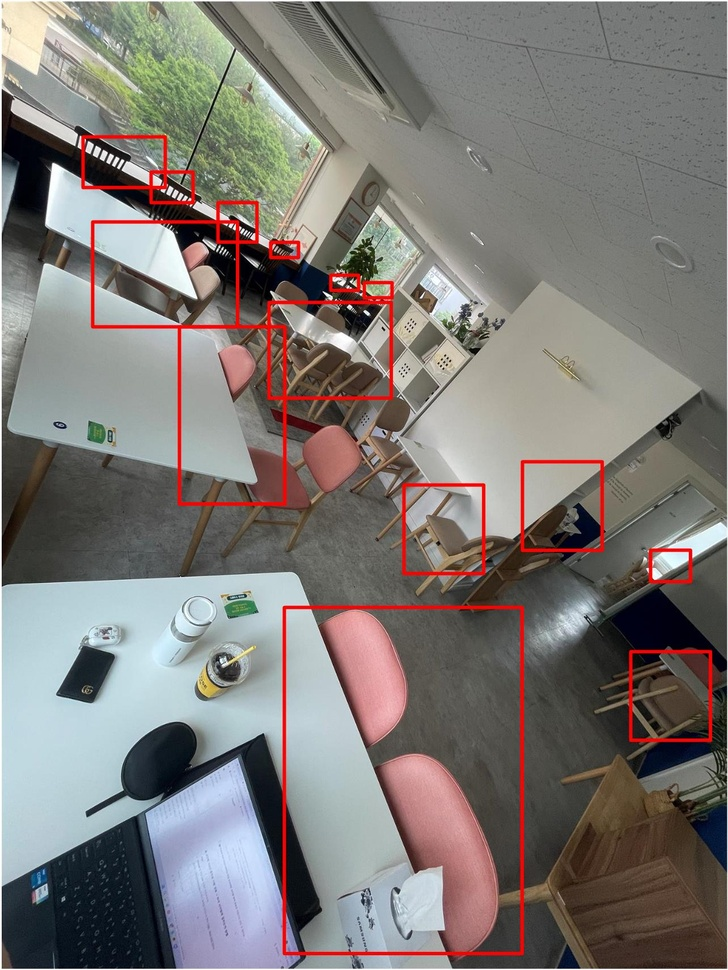
#> input picture grace.jpg, 728 x 970 px, shrunk from 1284 x 1711 before the run
$ python image_processing.py grace.jpg 5
#> lines starting #> are read from the running program, lines starting #| are printed output that depends on the picture; after the words box and inside, x2 and y2 are one past the last pixel; in counts of white or black regions, pixels touching at a corner belong together
import cv2
import sys
import numpy as np
import matplotlib.pyplot as plt
from PIL import Image
from ultralytics import YOLO

def extract_seat_boxes(image_path, debug=False):
#> called with image_path = 'grace.jpg', debug = False
    img = cv2.imread(image_path)
#> img is the input picture: shape (970, 728, 3); mean B, G, R 117.6, 121, 125.7
    if img is None:
        raise FileNotFoundError("이미지 경로 확인")

    hsv = cv2.cvtColor(img, cv2.COLOR_BGR2HSV)
#> hsv: shape (970, 728, 3); mean H, S, V 54.8, 48.7, 133.4

    # 파란색 범위를 더 정확하게 설정
    blue_ranges = [
        ([100, 100, 100], [130, 255, 255]),  # 진한 파란색
        ([90, 80, 80], [125, 255, 255]),     # 중간 파란색
    ]

    combined_mask = np.zeros(hsv.shape[:2], dtype=np.uint8)

    for lower, upper in blue_ranges:
        lower_blue = np.array(lower)
        upper_blue = np.array(upper)
        mask = cv2.inRange(hsv, lower_blue, upper_blue)
        combined_mask = cv2.bitwise_or(combined_mask, mask)
#> this loop made 2 passes
#> pass 1, in extract_seat_boxes, `mask = cv2.inRange(hsv, lower_blue, upper_blue)`:
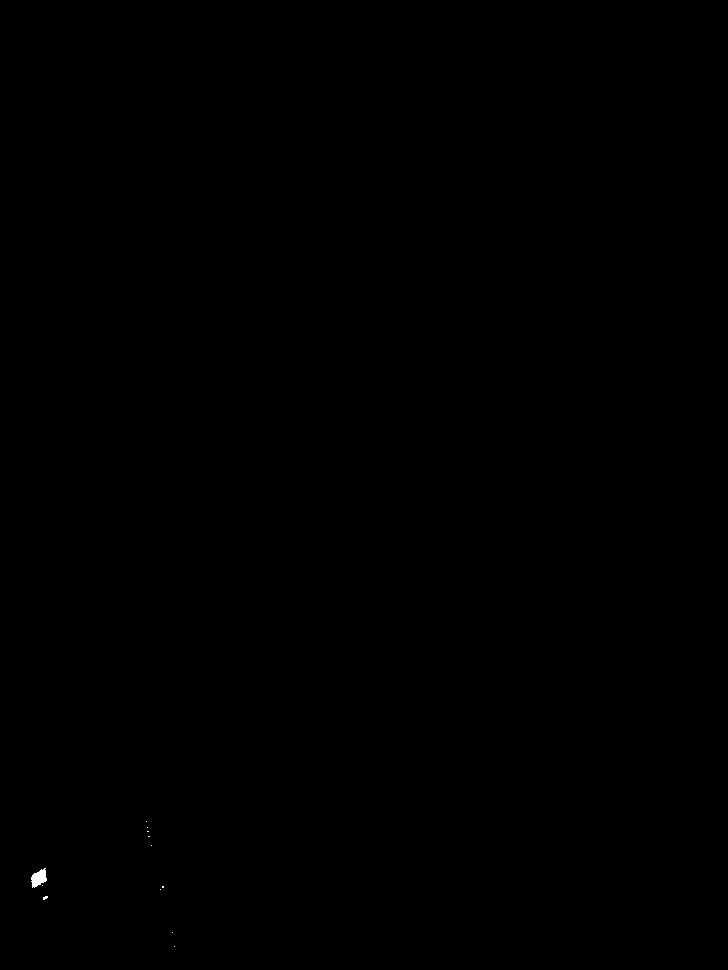
#> mask: shape (970, 728); 0.03% white; 12 white regions (11 under 20 px), largest, box (x1, y1, x2, y2) and area: (31, 868, 47, 888) 200
#> pass 2, in extract_seat_boxes, `mask = cv2.inRange(hsv, lower_blue, upper_blue)`:
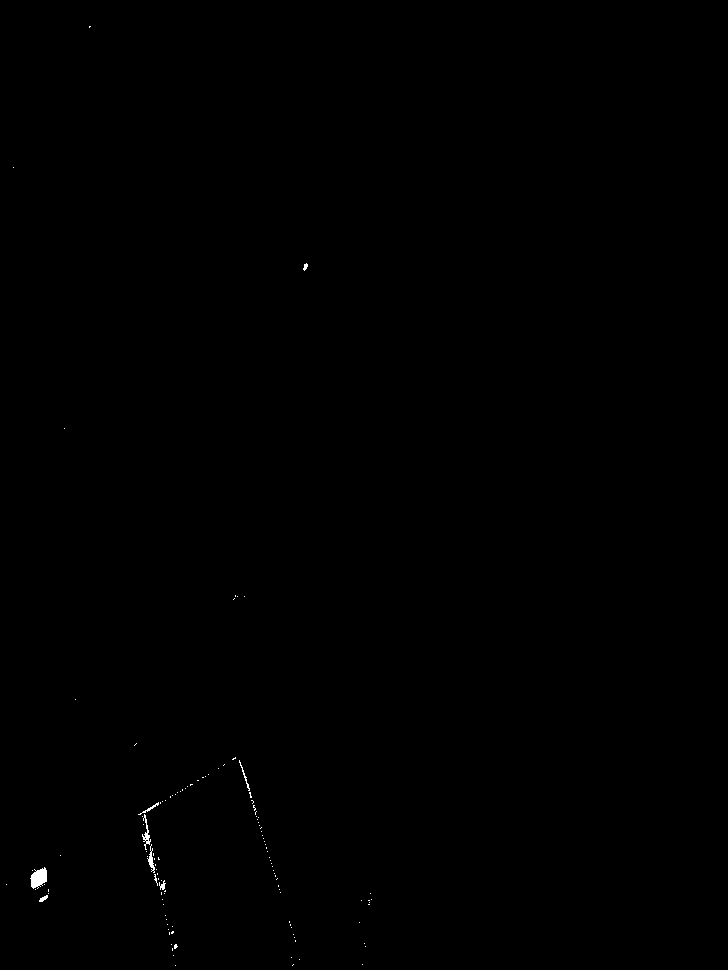
#> mask: shape (970, 728); 0.12% white; 120 white regions (112 under 20 px), largest, box (x1, y1, x2, y2) and area: (30, 867, 47, 889) 250, (142, 814, 151, 850) 105, (147, 844, 155, 873) 83

    # 노이즈 제거 (더 강하게)
    kernel = np.ones((2,2), np.uint8)
    combined_mask = cv2.morphologyEx(combined_mask, cv2.MORPH_CLOSE, kernel)
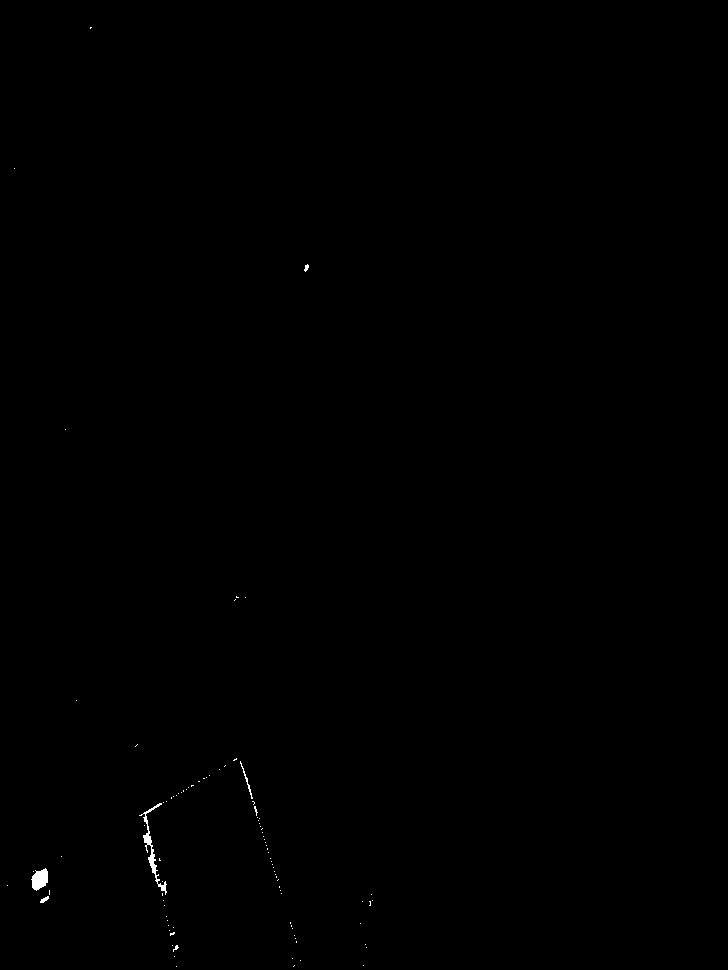
#> combined_mask: shape (970, 728); 0.13% white; 94 white regions (89 under 20 px), largest, box (x1, y1, x2, y2) and area: (139, 803, 167, 895) 380, (31, 868, 48, 891) 268, (240, 761, 253, 799) 63, (40, 896, 49, 903) 34, (304, 264, 309, 272) 24
    combined_mask = cv2.morphologyEx(combined_mask, cv2.MORPH_OPEN, kernel)
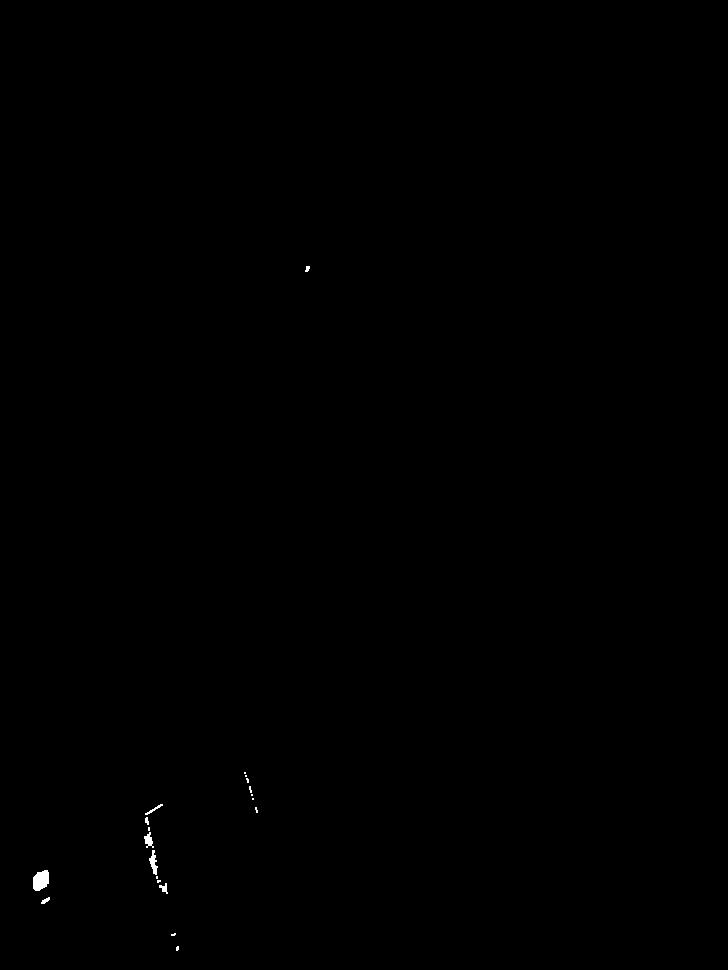
#> combined_mask: shape (970, 728); 0.1% white; 20 white regions (12 under 20 px), largest, box (x1, y1, x2, y2) and area: (33, 870, 49, 891) 264, (149, 850, 158, 875) 113, (144, 832, 154, 848) 87

    # 에지 검출
    edges = cv2.Canny(combined_mask, 50, 150)
#> edges: shape (970, 728); 0.05% white in thin lines or dots, all inside (x1, y1, x2, y2) = (32, 265, 310, 951)

    # 허프 변환으로 직선 검출
    lines = cv2.HoughLinesP(edges, 1, np.pi/180, threshold=30, minLineLength=20, maxLineGap=10)
#> lines = [[154, 854, 161, 890]]

    # 방법 1: 윤곽선 기반 사각형 검출
    contours, _ = cv2.findContours(combined_mask, cv2.RETR_EXTERNAL, cv2.CHAIN_APPROX_SIMPLE)
#> contours = 20 contours, 14 with area under 20; largest, box (x1, y1, x2, y2) and area: (33, 870, 49, 891) 235, (149, 850, 158, 875) 84, (144, 832, 154, 848) 62, (159, 883, 168, 894) 32, (145, 804, 163, 815) 28, (41, 897, 50, 904) 23
    rects = []

    for contour in contours:
        # 윤곽선 근사화
        epsilon = 0.03 * cv2.arcLength(contour, True)
        approx = cv2.approxPolyDP(contour, epsilon, True)

        # 사각형 조건 확인
        if len(approx) == 4:  # 4개 이상의 꼭짓점
            x, y, w, h = cv2.boundingRect(contour)

            # 크기 필터링 (너무 작거나 큰 것 제외)
            if 50 < w and 50 < h:
                aspect_ratio = w / h
                area = cv2.contourArea(contour)

                # 종횡비와 면적 조건
                if 0.3 < aspect_ratio < 3.0 and area > 50:
                    rects.append((x, y, w, h))
#> this loop made 20 passes
#> (epsilon, approx, x, y, h) on passes 6, 10, 14, 15, 18, 19: (0.18, [[156, 876], [156, 878], [157, 878], [157, 876]], 156, 876, 3), (0.24, [[148, 827], [148, 830], [149, 830], [149, 827]], 148, 827, 4), (0.12, [[252, 798], [252, 799], [253, 799], [253, 798]], 252, 798, 2), (0.12, [[251, 794], [251, 795], [252, 795], [252, 794]], 251, 794, 2), (0.12, [[245, 775], [245, 776], [246, 776], [246, 775]], 245, 775, 2), (0.12, [[244, 772], [244, 773], [245, 773], [245, 772]], 244, 772, 2)
#> epsilon on passes 1, 2, 3, 4, 5, 7: 0.325, 0.325, 0.699, 1.05, 0.282, 1.85
#> after the loop, rects = []

    return rects

def get_seat_coordinates(image_path, debug=False):
    """좌석 사각형들의 좌표를 반환하는 메인 함수"""
    try:
        rectangles = extract_seat_boxes(image_path, debug)
#> rectangles = []

        return rectangles

    except Exception as e:
        print(f"에러 발생: {e}")
        return []

# [68 lines left out: functions draw_boxes_on_image, yolo_detect_people, compute_overlap_ratio, count_people_in_rects, image_processing, not called in this run]

# 사용 예제
if __name__ == "__main__":
    #image_path = "/Users/icecoff22/katec/video-processing/katec/IMG_0107.jpg"

    if len(sys.argv) != 3:
        print("error: 인자 부족", file=sys.stderr)
        sys.exit(1)

    try:
        image_path = sys.argv[1]
        input_seats = int(sys.argv[2])

        coordinates = get_seat_coordinates(image_path, debug=False)
#> coordinates = []

        if len(coordinates) != input_seats:
            print("no")  # stdout으로 보냄
            sys.exit(0)
#> (the program exits here)
